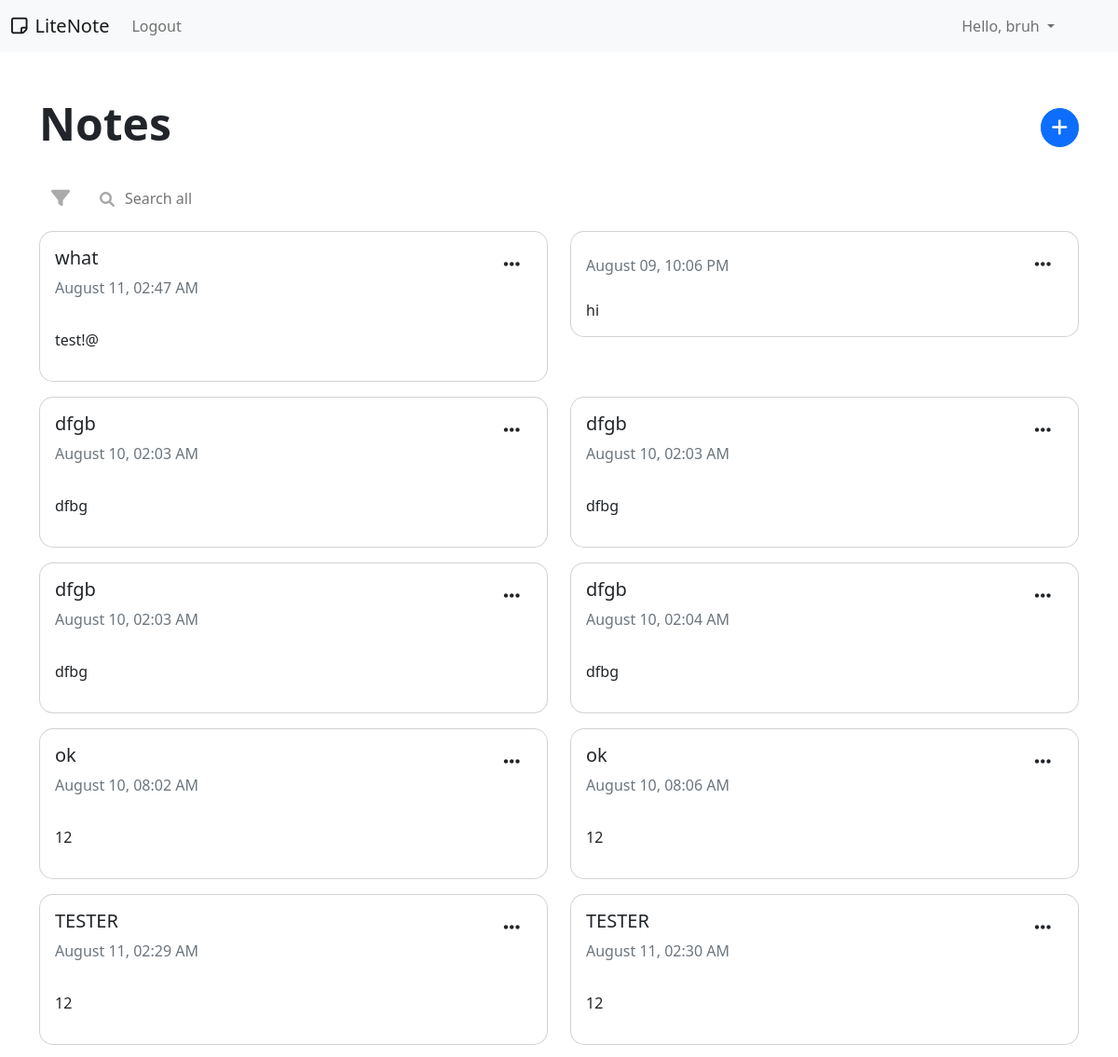
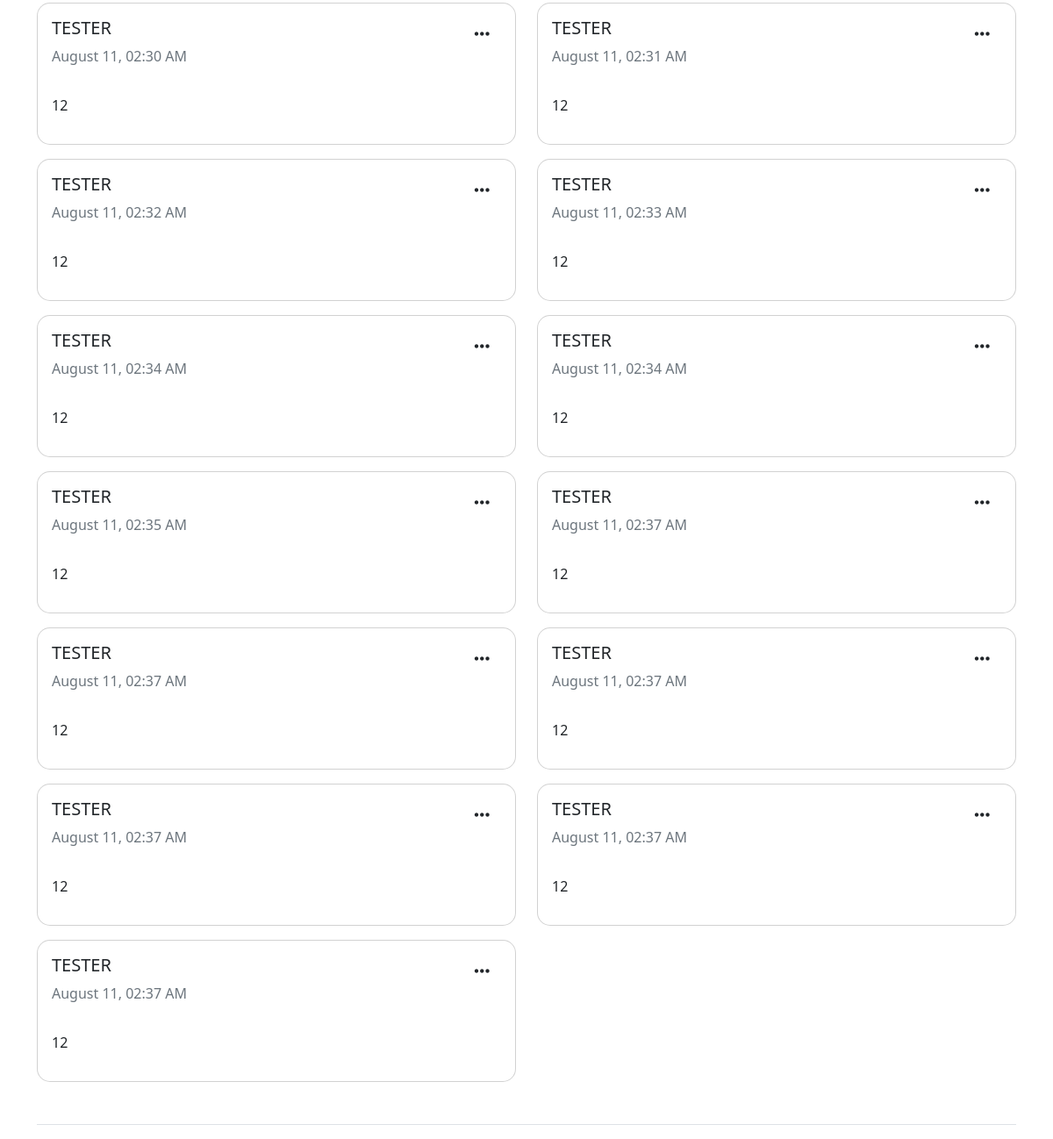
/ (signed in), run on an earlier commit of the app's database (2 pictures, top to bottom).
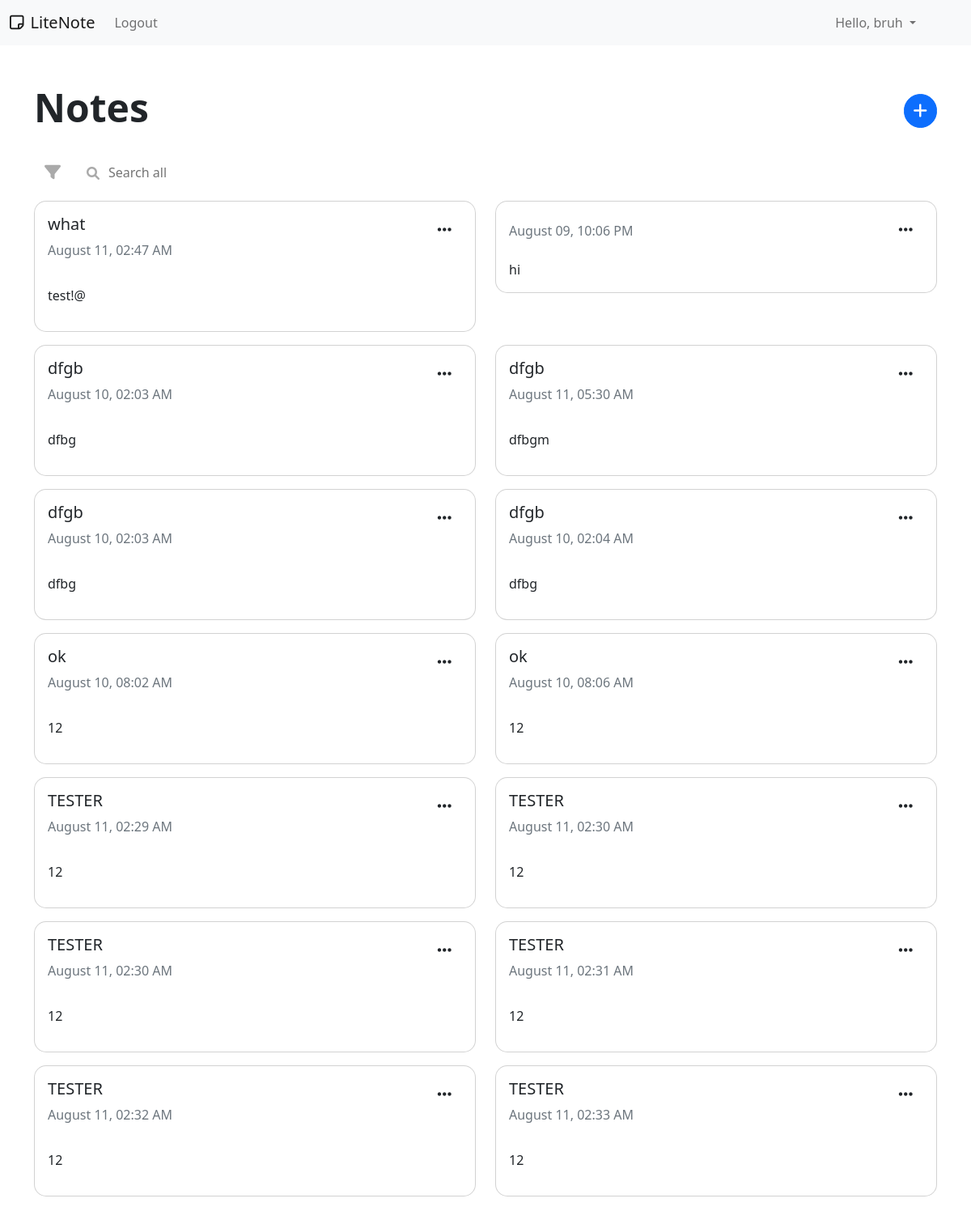
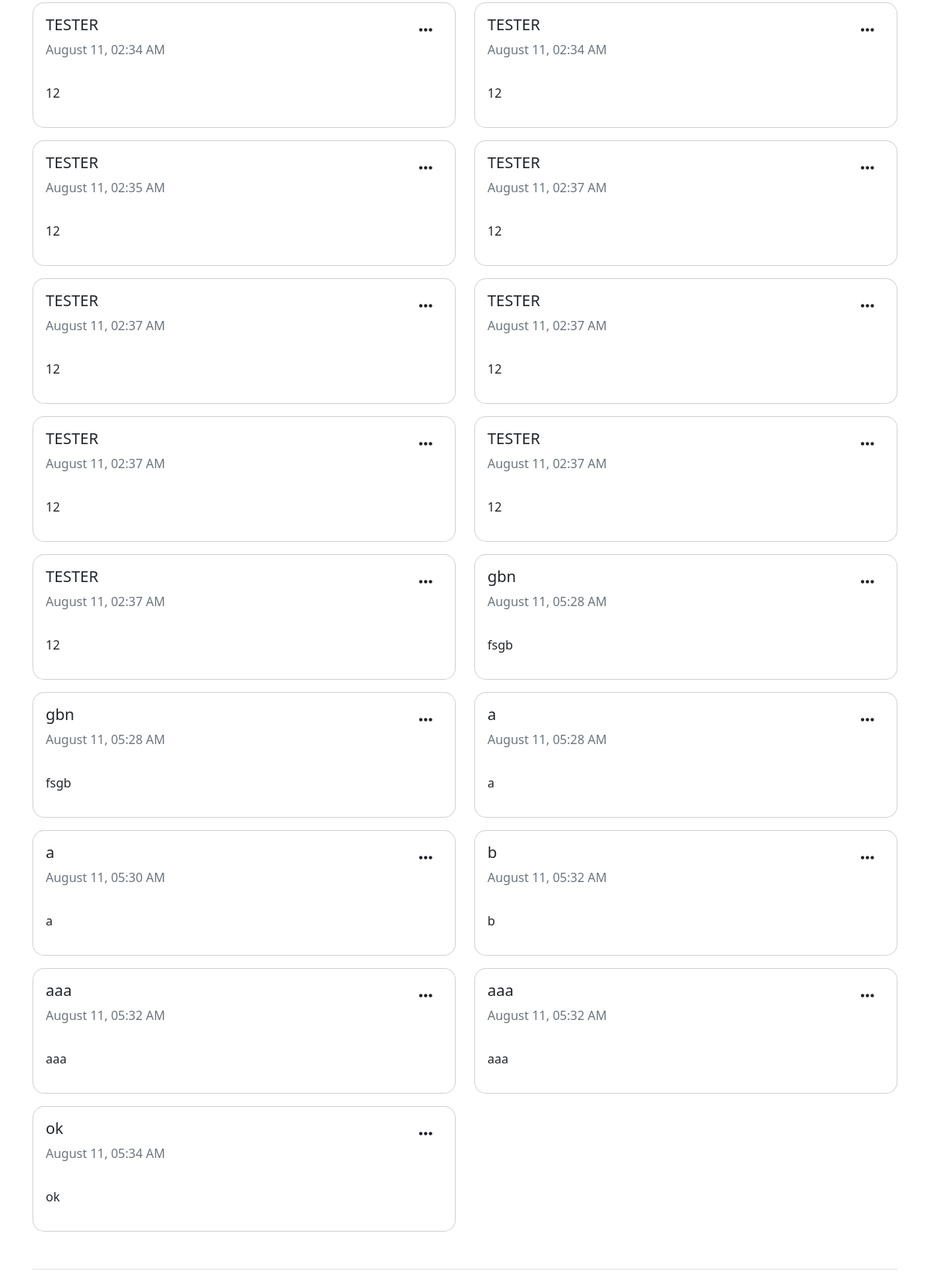
And on a later commit of the database (2 pictures, top to bottom).
### models.py (models this page shows)
class User(db.Model, UserMixin):
    id = db.Column(db.Integer, primary_key=True)
    email = db.Column(db.String(150), unique=True)
    first_name = db.Column(db.String(150))
    password = db.Column(db.String(150))
    notes = db.relationship('Note')

class Note(db.Model):
    id = db.Column(db.Integer, primary_key=True)
    title = db.Column(db.String(100))
    data = db.Column(db.String(10000))
    time = db.Column(db.DateTime(timezone=True), default=func.now())
    user_id = db.Column(db.Integer, db.ForeignKey('user.id'))

### views.py (the view, shortened to what this page needs)
@views.route('/', methods=['GET', 'POST'])
@login_required
def home():
    return render_template("home.html", notes=current_user.notes, user=current_user, time=datetime.datetime.utcnow().strftime("%A, %B %d, %I:%M %p"))

### templates/home.html (shortened to what this page needs)
{% extends "base.html"%}
{% block content %}
<div class="row mt-5 mb-4">
    <div class="col">
        <h1 class="display-5 fw-bold ">Notes</h1>
    </div>
    <div class="col d-flex align-items-center justify-content-end">
        <button type="button" class="btn btn-primary float-end addNote" data-toggle="modal" data-target="#newNote">
            <i class="fas fa-plus fa-lg"></i>
        </button>
    </div>
</div>
<div class="row">
    <div class="col-xl-6 d-flex align-items-center">
        <div class="dropdown me-2">
            <button type="button" class="btn" data-bs-toggle="dropdown" aria-expanded="false" style="border-radius: 0.375rem">
                <i class="fa-solid fa-filter fa-lg" style="color: #aaa;"></i>
            </button>
        </div>
        <div class="form-group has-search" role="search" style="width: 300px">
            <input type="search" placeholder="Search all" name="search" id="searchInput" class="myform searchbox-input deletable" onkeyup="buttonUp();">
        </div>
    </div>
</div>
    <div class="row mb-5 grid" data-masonry='{"percentPosition": true }'>
        {% for note in notes %}
        <div class="cardFrame col-xl-6 mt-3 col-md-12 card-deck">
            <div class="card" style="border-radius: 15px;">
                <div class="card-body">
                    <div class="row mb-2">
                        <div class="col-8">
                            <h5 class="card-title">{{note.title}}</h5>
                            <p class="text-muted">{{note.time.strftime("%B %d, %I:%M %p")}}</p>
                        </div>
                        <div class="col-4">
                            <div class="btn-group float-end">
                                <button type="button" class="btn" data-bs-toggle="dropdown" aria-expanded="false" style="border-radius: 0.375rem">
                                    <i class="fa-solid fa-ellipsis fa-lg"></i>
                                </button>
                            </div>
                        </div>
                    </div>
                    <p class="card-text">{{note.data | safe}}</p>
                </div>
            </div>
        </div>
        {% endfor %}
    </div>
    <footer class="pt-3 mt-4 text-muted border-top">
    </footer>
{% endblock %}

### templates/base.html (shortened to what this page needs)
<!DOCTYPE html>
<html lang="en">
<head>
    <link href="https://cdn.jsdelivr.net/npm/bootstrap@5.2.0/dist/css/bootstrap.min.css" rel="stylesheet">
    <link href="../static/style.css" rel="stylesheet">
    <link href="https://cdnjs.cloudflare.com/ajax/libs/font-awesome/6.0.0/css/all.min.css" rel="stylesheet" />
</head>
<body>
    <nav class="navbar navbar-expand-md navbar-light bg-light py-2">
        <div class="container-fluid">
          <a class="navbar-brand" href="/">
             <h5 style="margin-bottom: 0px;"><i class="fa-regular fa-note-sticky me-2"></i>LiteNote</h5>
          </a>
          <div class="collapse navbar-collapse" id="navbarNav">
            <ul class="navbar-nav me-auto">
              {% if user.is_authenticated %}
              <a class="nav-item nav-link" id="logout" href="/logout">Logout</a>
              {% else %}
              <a class="nav-item nav-link" id="login" href="/login">Login</a>
              <a class="nav-item nav-link" id="signUp" href="/sign-up">Sign Up</a>
              {% endif %}
            </ul>
            {% if user.is_authenticated %}
            <ul class="navbar-nav">
              <li class="nav-item dropdown me-5">
                <a class="nav-link dropdown-toggle" href="#" role="button" data-bs-toggle="dropdown" aria-expanded="false">
                  Hello, {{user.first_name}}
                </a>
              </li>
            </ul>
            {% endif %}
          </div>
        </div>
      </nav>
      <div class="container">
        {% block content %}
        {% endblock %}
      </div>
</body>
</html>

### static/style.css (style rules this page uses)
.myform { width: 100%; display: block; text-align: left; padding: 0.375rem 0.75rem; font-size: 1rem; font-weight: 400; line-height: 1.5; color: #212529; background-color: #fff; background-clip: padding-box; -webkit-appearance: none; -moz-appearance: none; appearance: none; border-radius: 0.375rem; transition: border-color .15s ease-in-out,box-shadow .15s ease-in-out; border: var(--bs-btn-border-width) solid var(--bs-btn-border-color); cursor: pointer; }
.has-search .myform { padding-left: 2.375rem; }
.addNote { border-radius: 60px; padding-left: 11px; padding-right: 11px; padding-top:8px; padding-bottom: 8px; }

What changed in the data, as far as the page shows it:
changed Note: time "August 10, 02:03 AM" → "August 11, 05:30 AM"; data "dfbg" → "dfbgm"
added Note: title "gbn", time "August 11, 05:28 AM", data "fsgb"
added Note: title "gbn", time "August 11, 05:28 AM", data "fsgb"
added Note: title "a", time "August 11, 05:28 AM", data "a"
added Note: title "a", time "August 11, 05:30 AM", data "a"
added Note: title "b", time "August 11, 05:32 AM", data "b"
added Note: title "aaa", time "August 11, 05:32 AM", data "aaa"
added Note: title "aaa", time "August 11, 05:32 AM", data "aaa"
added Note: title "ok", time "August 11, 05:34 AM", data "ok"
